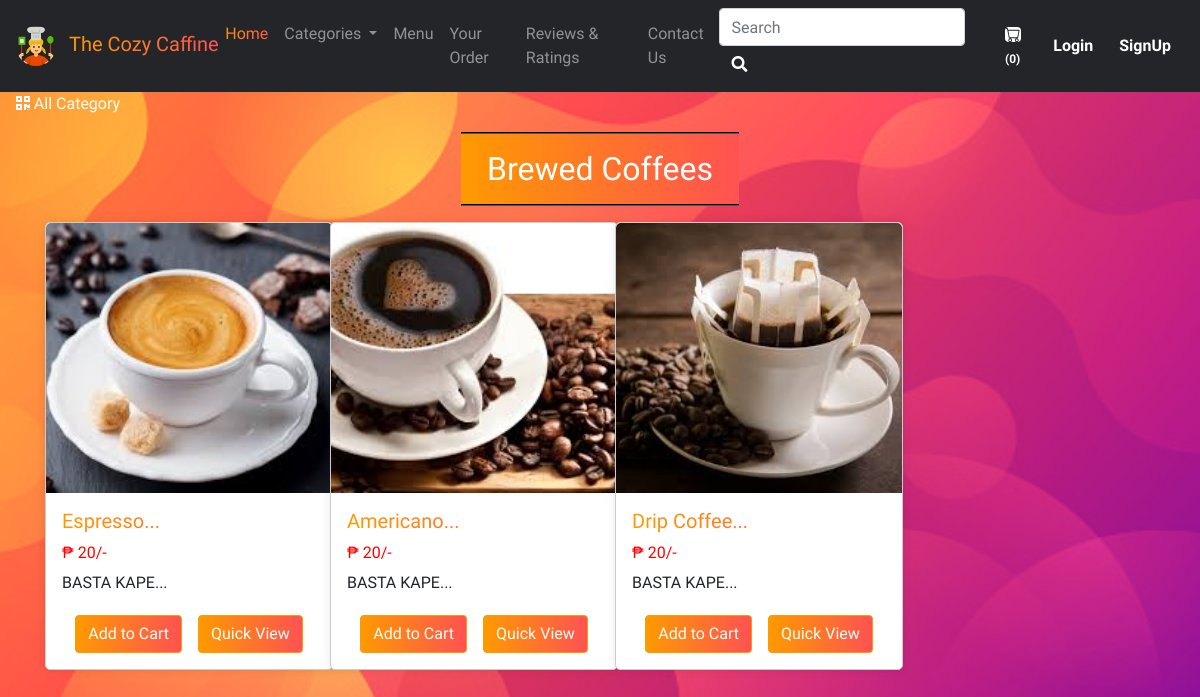
/viewPizzaList.php?catid=32, run on the app's committed database.
### tables this page shows
CREATE TABLE `sitedetail` (
  `tempId` int(11) NOT NULL,
  `systemName` varchar(21) NOT NULL,
  `email` varchar(35) NOT NULL,
  `contact1` bigint(21) NOT NULL,
  `contact2` bigint(21) DEFAULT NULL COMMENT 'Optional',
  `address` text NOT NULL,
  `dateTime` datetime NOT NULL DEFAULT current_timestamp()
);

CREATE TABLE `items` (
  `itemId` int(11) NOT NULL,
  `itemName` varchar(255) NOT NULL,
  `itemPrice` int(11) NOT NULL,
  `itemDesc` varchar(255) NOT NULL,
  `itemCategoryId` int(11) NOT NULL,
  `itemPubDate` datetime NOT NULL
);

### viewPizzaList.php (the view, shortened to what this page needs)
<!doctype html>
<html lang="en">
<head>
    <link rel="stylesheet" href="https://stackpath.bootstrapcdn.com/bootstrap/4.4.1/css/bootstrap.min.css">
    <link rel="stylesheet" href="https://use.fontawesome.com/releases/v5.8.2/css/all.css">
    <link rel="stylesheet" href="assets/css/viewPizzaList.css">
    <link rel="stylesheet" href="assets/css/custom.css">
</head>
<body>
    <?php include 'partials/_dbconnect.php'; ?>
    <?php require 'partials/_nav.php' ?>
    <div>&nbsp; &nbsp;
        <a href="about.php" class="active text-dark">
            <i class="fas fa-qrcode text-white"></i>
            <span class="text-white">All Category</span>
        </a>
    </div>
    <div class="container my-3 mb-5" id="cont">
        <div class="col-lg-3 text-center my-3" style="margin:auto;border-top: 2px groove black;border-bottom: 2px groove black;background-image: linear-gradient(to right, #ff9a00, #ff5252);">
            <h2 class="text-center my-3  text-white"><span id="catTitle">Items</span></h2>
        </div>
        <div class="row ">
            <?php
            $id = $_GET['catid'];
            $sql = "SELECT * FROM `items` WHERE itemCategoryId = $id";
            $result = mysqli_query($conn, $sql);
            while ($row = mysqli_fetch_assoc($result)) {
                $itemId = $row['itemId'];
                $itemName = $row['itemName'];
                $itemPrice = $row['itemPrice'];
                $itemDesc = $row['itemDesc'];
                echo '<div class="col-lg-3 col-md-4 col-sm-6 mb-4">
                        <div class="card h-100">
                            <img src="img/item-' . $itemId . '.jpg" class="card-img-top mx-auto d-block" alt="image for this food" width="249px" height="270px">
                            <div class="card-body">
                                <h5 class="card-title" style="background-image: linear-gradient(to right, #ff9a00, #ff5252); -webkit-background-clip: text; -webkit-text-fill-color: transparent;">' . substr($itemName, 0, 20) . '...</h5>
                                <h6 style="color: #ff0000">₱ ' . $itemPrice . '/-</h6>
                                <p class="card-text">' . substr($itemDesc, 0, 29) . '...</p>
                                <div class="row justify-content-center">';
                if ($loggedin) {
                    $quaSql = "SELECT `itemQuantity` FROM `viewcart` WHERE itemId = '$itemId' AND `userId`='$userId'";
                    $quaresult = mysqli_query($conn, $quaSql);
                    $quaExistRows = mysqli_num_rows($quaresult);
                    if ($quaExistRows == 0) {
                        echo '<form action="partials/_manageCart.php" method="POST">
                                              <input type="hidden" name="itemId" value="' . $itemId . '">
                                              <button type="submit" name="addToCart" class="btn btn-primary mx-2">Add to Cart</button>';
                    } else {
                        echo '<a href="viewCart.php"><button class="btn btn-primary mx-2">Go to Cart</button></a>';
                    }
                } else {
                    echo '<button class="btn btn-primary mx-2" data-toggle="modal" data-target="#loginModal">Add to Cart</button>';
                }
                echo '</form>
                                <a href="viewPizza.php?itemid=' . $itemId . '" class="mx-2"><button class="btn btn-primary">Quick View</button></a>
                                </div>
                            </div>
                        </div>
                    </div>';
            }
            ?>
        </div>
    </div>
</body>
</html>

### partials/_nav.php (shortened to what this page needs)
<?php
if (isset($_SESSION['loggedin']) && $_SESSION['loggedin'] == true) {
  $loggedin = true;
  $userId = $_SESSION['userId'];
  $username = $_SESSION['username'];
} else {
  $loggedin = false;
  $userId = 0;
}
$sql = "SELECT * FROM `sitedetail`";
$result = mysqli_query($conn, $sql);
$row = mysqli_fetch_assoc($result);
$systemName = $row['systemName'];
$countsql = "SELECT SUM(`itemQuantity`) FROM `viewcart` WHERE `userId`=$userId";
$countresult = mysqli_query($conn, $countsql);
$countrow = mysqli_fetch_assoc($countresult);
$count = $countrow['SUM(`itemQuantity`)'];
if (!$count) {
  $count = 0;
}
echo '<style>
.navbar-dark .navbar-nav .nav-link:hover {
  background-image: linear-gradient(to right, #ff9a00, #ff5252);
  background-clip: text;
  -webkit-background-clip: text;
  -webkit-text-fill-color: transparent;
  transition: 0.5s;
}
.home a{
  color: linear-gradient(to right, #ff9a00, #ff5252);
}
</style>
<nav class="navbar navbar-expand-lg navbar-dark navBg ">
<a class="navbar-brand mb-1 mt-1" href="index.php">
<img src="partials/uploads/cooking.png" alt="Company Logo" class="company-logo">
<span class="company-name ml-2" style="background-clip: text; -webkit-background-clip: text; -webkit-text-fill-color: transparent; background-image: linear-gradient(to right, #ff9a00, #ff5252);">' . $systemName . '</span>
</a>
      <button class="navbar-toggler" type="button" data-toggle="collapse" data-target="#navbarSupportedContent" aria-controls="navbarSupportedContent" aria-expanded="false" aria-label="Toggle navigation">
        <span class="navbar-toggler-icon"></span>
      </button>
      <div class="collapse navbar-collapse" id="navbarSupportedContent">
        <ul class="navbar-nav mr-auto">
          <li class="nav-item active home">
            <a class="nav-link" href="index.php" style="background-clip: text; -webkit-background-clip: text; -webkit-text-fill-color: transparent; background-image: linear-gradient(to right, #ff9a00, #ff5252);">Home<span class="sr-only">(current)</span></a>
          </li>
          <li class="nav-item dropdown">
            <a class="nav-link dropdown-toggle" href="#" id="navbarDropdown" role="button" data-toggle="dropdown" aria-haspopup="true" aria-expanded="false">
              Categories
            </a>
            <div class="dropdown-menu" aria-labelledby="navbarDropdown">';
echo '</div>
          </li>
          <li class="nav-item">
            <a class="nav-link" href="about.php">Menu</a>
          </li>
          <li class="nav-item">
            <a class="nav-link" href="viewOrder.php">Your Order</a>
          </li>
          <li class="nav-item">
          <a class="nav-link" href="reviews.php">Reviews & Ratings</a>
        </li>
        <li class="nav-item">
            <a class="nav-link" href="contact.php">Contact Us</a>
          </li>
        </ul>
        <div class="search-wrapper">
           <form method="get" action="search.php" class="form-inline searchForm">
            <div class="search-input">
              <input class="form-control mr-sm-2" type="search" name="search" id="search" placeholder="Search" aria-label="Search" required>
            </div>
            <button class="btn" id="textBtn" type="submit"><i class="fas fa-search"></i></button>
          </form>
        </div>
';
echo '<a href="viewCart.php">
        <button type="button" class="btn" title="MyCart">
          <svg xmlns="img/cart.svg" width="16" height="15" fill="currentColor" class="bi bi-cart cart " viewBox="0 0 16 16">
            <path d="M0 1.5A.5.5 0 0 1 .5 1H2a.5.5 0 0 1 .485.379L2.89 3H14.5a.5.5 0 0 1 .491.592l-1.5 8A.5.5 0 0 1 13 12H4a.5.5 0 0 1-.491-.408L2.01 3.607 1.61 2H.5a.5.5 0 0 1-.5-.5zM3.102 4l1.313 7h8.17l1.313-7H3.102zM5 12a2 2 0 1 0 0 4 2 2 0 0 0 0-4zm7 0a2 2 0 1 0 0 4 2 2 0 0 0 0-4zm-7 1a1 1 0 1 1 0 2 1 1 0 0 1 0-2zm7 0a1 1 0 1 1 0 2 1 1 0 0 1 0-2z"/>
            </svg>   <span id="textBtn"><span id="count"> (' . $count . ')</span>
        </button></a>';
if ($loggedin) {
  echo '<div class="d-flex flex-wrap justify-content">
  <ul class="navbar-nav mr-2">
    <li class="nav-item dropdown">
      <a class="nav-link dropdown-toggle" href="#" id="navbarDropdown" role="button" data-toggle="dropdown"> Welcome ' . $username . '</a>
      <div class="dropdown-menu" aria-labelledby="navbarDropdown">
        <a class="dropdown-item" href="partials/_logout.php">Logout</a>
      </div>
    </li>
  </ul>
  <div class="text-center image-size-small position-relative">
    <a href="viewProfile.php"><img src="img/profile-' . $userId . '.jpg" class="rounded-circle" onError="this.src = \'img/profilePic.png\'" style="width:40px; height:40px"></a>
  </div>
</div>
';
} else {
  echo '
          <button type="button" class="btn"  data-toggle="modal" data-target="#loginModal"><span id="textBtn">Login</span></button>
          <button type="button" class="btn textBtn"  data-toggle="modal" data-target="#signupModal"><span id="textBtn">SignUp</span></button>';
}
echo '</div>
    </nav>';

### assets/css/viewPizzaList.css (style rules this page uses)
.card { border: 1px solid #ccc; border-radius: 5px; box-shadow: 0px 0px 10px rgba(0, 0, 0, 0.1); height: 100%; transition: transform 0.3s; transform-style: preserve-3d; }
.card-body { display: flex; flex-direction: column; justify-content: space-between; padding: 1rem; }
.card-img-top { height: 270px; object-fit: cover; border-top-left-radius: 5px; border-top-right-radius: 5px; }
.card-title { margin-bottom: 10px; }
.card-text { margin-bottom: 20px; }
.btn-primary { margin-top: auto; }

### assets/css/custom.css (style rules this page uses)
body { background: linear-gradient( 180deg, rgba(0, 0, 0, 1) 0%, rgba(0, 0, 0, 0.8) 100% ); }
* { font-family: 'Cherry Cream Soda', cursive; }
#textBtn { background: white; -webkit-background-clip: text; -webkit-text-fill-color: transparent; font-weight: bold; }
.cart { background: white; border-radius: 25%; }
.company-logo { max-width: 100%; border-radius: 25px; height: auto; max-height: 40px; }
#count { font-size: 12px; }
.navBg { background-color: #242529; }

### viewPizzaList.php (style rules this page uses)
body { background-image: url(img/bgcontatct.jpg); background-position: center; background-size: cover; background-repeat: no-repeat; height: 100%; margin: 0; }
.btn-primary { background-image: linear-gradient(to right, #ff9a00, #ff5252); border-color: #ff9a00; }
#cont { min-height: 570px; }
.card { width: 18rem; }

### partials/_nav.php (style rules this page uses)
.home a { color: linear-gradient(to right, #ff9a00, #ff5252); }

### data on the page
sitedetail: systemName "The Cozy Caffine"
items: shows a picture, itemName "Espresso", itemPrice "20", itemDesc "BASTA KAPE"
items: shows a picture, itemName "Americano", itemPrice "20", itemDesc "BASTA KAPE"
items: shows a picture, itemName "Drip Coffee", itemPrice "20", itemDesc "BASTA KAPE"

### other printed values
$count "0"
